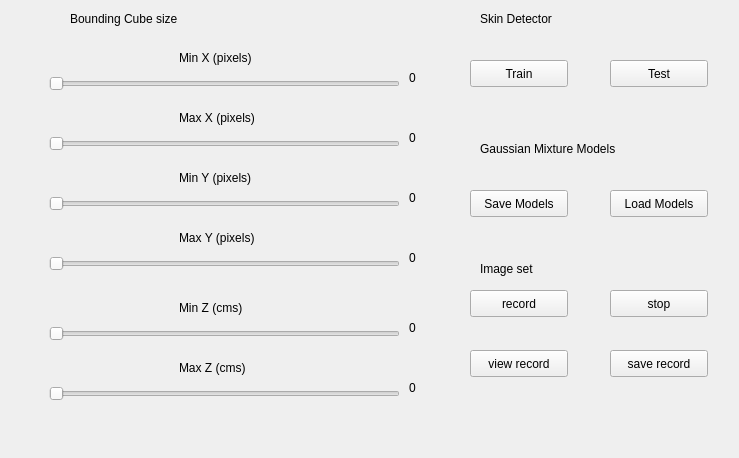
<?xml version="1.0" encoding="UTF-8"?>
<ui version="4.0">
 <class>Control</class>
 <widget class="QMainWindow" name="Control">
  <property name="geometry">
   <rect>
    <x>0</x>
    <y>0</y>
    <width>739</width>
    <height>458</height>
   </rect>
  </property>
  <property name="windowTitle">
   <string>Skin Detector</string>
  </property>
  <widget class="QWidget" name="centralwidget">
   <widget class="QPushButton" name="train_button">
    <property name="geometry">
     <rect>
      <x>470</x>
      <y>60</y>
      <width>98</width>
      <height>27</height>
     </rect>
    </property>
    <property name="text">
     <string>Train</string>
    </property>
   </widget>
   <widget class="QPushButton" name="test_button">
    <property name="geometry">
     <rect>
      <x>610</x>
      <y>60</y>
      <width>98</width>
      <height>27</height>
     </rect>
    </property>
    <property name="text">
     <string>Test</string>
    </property>
   </widget>
   <widget class="QWidget" name="widget" native="true">
    <property name="geometry">
     <rect>
      <x>19</x>
      <y>29</y>
      <width>431</width>
      <height>401</height>
     </rect>
    </property>
    <widget class="QSlider" name="z_max_slider">
     <property name="geometry">
      <rect>
       <x>30</x>
       <y>350</y>
       <width>351</width>
       <height>29</height>
      </rect>
     </property>
     <property name="orientation">
      <enum>Qt::Horizontal</enum>
     </property>
    </widget>
    <widget class="QSlider" name="y_min_slider">
     <property name="geometry">
      <rect>
       <x>30</x>
       <y>160</y>
       <width>351</width>
       <height>29</height>
      </rect>
     </property>
     <property name="orientation">
      <enum>Qt::Horizontal</enum>
     </property>
    </widget>
    <widget class="QSlider" name="x_min_slider">
     <property name="geometry">
      <rect>
       <x>30</x>
       <y>40</y>
       <width>351</width>
       <height>29</height>
      </rect>
     </property>
     <property name="orientation">
      <enum>Qt::Horizontal</enum>
     </property>
    </widget>
    <widget class="QSlider" name="x_max_slider">
     <property name="geometry">
      <rect>
       <x>30</x>
       <y>100</y>
       <width>351</width>
       <height>29</height>
      </rect>
     </property>
     <property name="orientation">
      <enum>Qt::Horizontal</enum>
     </property>
    </widget>
    <widget class="QSlider" name="y_max_slider">
     <property name="geometry">
      <rect>
       <x>30</x>
       <y>220</y>
       <width>351</width>
       <height>29</height>
      </rect>
     </property>
     <property name="orientation">
      <enum>Qt::Horizontal</enum>
     </property>
    </widget>
    <widget class="QSlider" name="z_min_slider">
     <property name="geometry">
      <rect>
       <x>30</x>
       <y>290</y>
       <width>351</width>
       <height>29</height>
      </rect>
     </property>
     <property name="orientation">
      <enum>Qt::Horizontal</enum>
     </property>
    </widget>
    <widget class="QLabel" name="label_3">
     <property name="geometry">
      <rect>
       <x>160</x>
       <y>20</y>
       <width>91</width>
       <height>17</height>
      </rect>
     </property>
     <property name="text">
      <string>Min X (pixels)</string>
     </property>
    </widget>
    <widget class="QLabel" name="label_4">
     <property name="geometry">
      <rect>
       <x>160</x>
       <y>80</y>
       <width>91</width>
       <height>17</height>
      </rect>
     </property>
     <property name="text">
      <string>Max X (pixels)</string>
     </property>
    </widget>
    <widget class="QLabel" name="label_5">
     <property name="geometry">
      <rect>
       <x>160</x>
       <y>140</y>
       <width>91</width>
       <height>17</height>
      </rect>
     </property>
     <property name="text">
      <string>Min Y (pixels)</string>
     </property>
    </widget>
    <widget class="QLabel" name="label_6">
     <property name="geometry">
      <rect>
       <x>160</x>
       <y>200</y>
       <width>91</width>
       <height>17</height>
      </rect>
     </property>
     <property name="text">
      <string>Max Y (pixels)</string>
     </property>
    </widget>
    <widget class="QLabel" name="label_7">
     <property name="geometry">
      <rect>
       <x>160</x>
       <y>270</y>
       <width>91</width>
       <height>17</height>
      </rect>
     </property>
     <property name="text">
      <string>Min Z (cms)</string>
     </property>
    </widget>
    <widget class="QLabel" name="label_8">
     <property name="geometry">
      <rect>
       <x>160</x>
       <y>330</y>
       <width>91</width>
       <height>17</height>
      </rect>
     </property>
     <property name="text">
      <string>Max Z (cms)</string>
     </property>
    </widget>
    <widget class="QLabel" name="x_min_label">
     <property name="geometry">
      <rect>
       <x>390</x>
       <y>40</y>
       <width>41</width>
       <height>17</height>
      </rect>
     </property>
     <property name="text">
      <string>0</string>
     </property>
    </widget>
    <widget class="QLabel" name="x_max_label">
     <property name="geometry">
      <rect>
       <x>390</x>
       <y>100</y>
       <width>41</width>
       <height>17</height>
      </rect>
     </property>
     <property name="text">
      <string>0</string>
     </property>
    </widget>
    <widget class="QLabel" name="y_min_label">
     <property name="geometry">
      <rect>
       <x>390</x>
       <y>160</y>
       <width>41</width>
       <height>17</height>
      </rect>
     </property>
     <property name="text">
      <string>0</string>
     </property>
    </widget>
    <widget class="QLabel" name="y_max_label">
     <property name="geometry">
      <rect>
       <x>390</x>
       <y>220</y>
       <width>41</width>
       <height>17</height>
      </rect>
     </property>
     <property name="text">
      <string>0</string>
     </property>
    </widget>
    <widget class="QLabel" name="z_min_label">
     <property name="geometry">
      <rect>
       <x>390</x>
       <y>290</y>
       <width>41</width>
       <height>17</height>
      </rect>
     </property>
     <property name="text">
      <string>0</string>
     </property>
    </widget>
    <widget class="QLabel" name="z_max_label">
     <property name="geometry">
      <rect>
       <x>390</x>
       <y>350</y>
       <width>41</width>
       <height>17</height>
      </rect>
     </property>
     <property name="text">
      <string>0</string>
     </property>
    </widget>
   </widget>
   <widget class="QLabel" name="label">
    <property name="geometry">
     <rect>
      <x>70</x>
      <y>10</y>
      <width>141</width>
      <height>17</height>
     </rect>
    </property>
    <property name="text">
     <string>Bounding Cube size</string>
    </property>
   </widget>
   <widget class="QLabel" name="label_2">
    <property name="geometry">
     <rect>
      <x>480</x>
      <y>10</y>
      <width>101</width>
      <height>17</height>
     </rect>
    </property>
    <property name="text">
     <string>Skin Detector</string>
    </property>
   </widget>
   <widget class="QPushButton" name="save_model_button">
    <property name="geometry">
     <rect>
      <x>470</x>
      <y>190</y>
      <width>98</width>
      <height>27</height>
     </rect>
    </property>
    <property name="text">
     <string>Save Models</string>
    </property>
   </widget>
   <widget class="QPushButton" name="load_model_button">
    <property name="geometry">
     <rect>
      <x>610</x>
      <y>190</y>
      <width>98</width>
      <height>27</height>
     </rect>
    </property>
    <property name="text">
     <string>Load Models</string>
    </property>
   </widget>
   <widget class="QPushButton" name="record_button">
    <property name="geometry">
     <rect>
      <x>470</x>
      <y>290</y>
      <width>98</width>
      <height>27</height>
     </rect>
    </property>
    <property name="text">
     <string>record</string>
    </property>
   </widget>
   <widget class="QPushButton" name="stop_record_button">
    <property name="geometry">
     <rect>
      <x>610</x>
      <y>290</y>
      <width>98</width>
      <height>27</height>
     </rect>
    </property>
    <property name="text">
     <string>stop</string>
    </property>
   </widget>
   <widget class="QPushButton" name="view_record_button">
    <property name="geometry">
     <rect>
      <x>470</x>
      <y>350</y>
      <width>98</width>
      <height>27</height>
     </rect>
    </property>
    <property name="text">
     <string>view record</string>
    </property>
   </widget>
   <widget class="QPushButton" name="save_record_button">
    <property name="geometry">
     <rect>
      <x>610</x>
      <y>350</y>
      <width>98</width>
      <height>27</height>
     </rect>
    </property>
    <property name="text">
     <string>save record</string>
    </property>
   </widget>
   <widget class="QLabel" name="label_9">
    <property name="geometry">
     <rect>
      <x>480</x>
      <y>140</y>
      <width>181</width>
      <height>17</height>
     </rect>
    </property>
    <property name="text">
     <string>Gaussian Mixture Models</string>
    </property>
   </widget>
   <widget class="QLabel" name="label_10">
    <property name="geometry">
     <rect>
      <x>480</x>
      <y>260</y>
      <width>91</width>
      <height>17</height>
     </rect>
    </property>
    <property name="text">
     <string>Image set</string>
    </property>
   </widget>
  </widget>
 </widget>
 <resources/>
 <connections/>
</ui>
